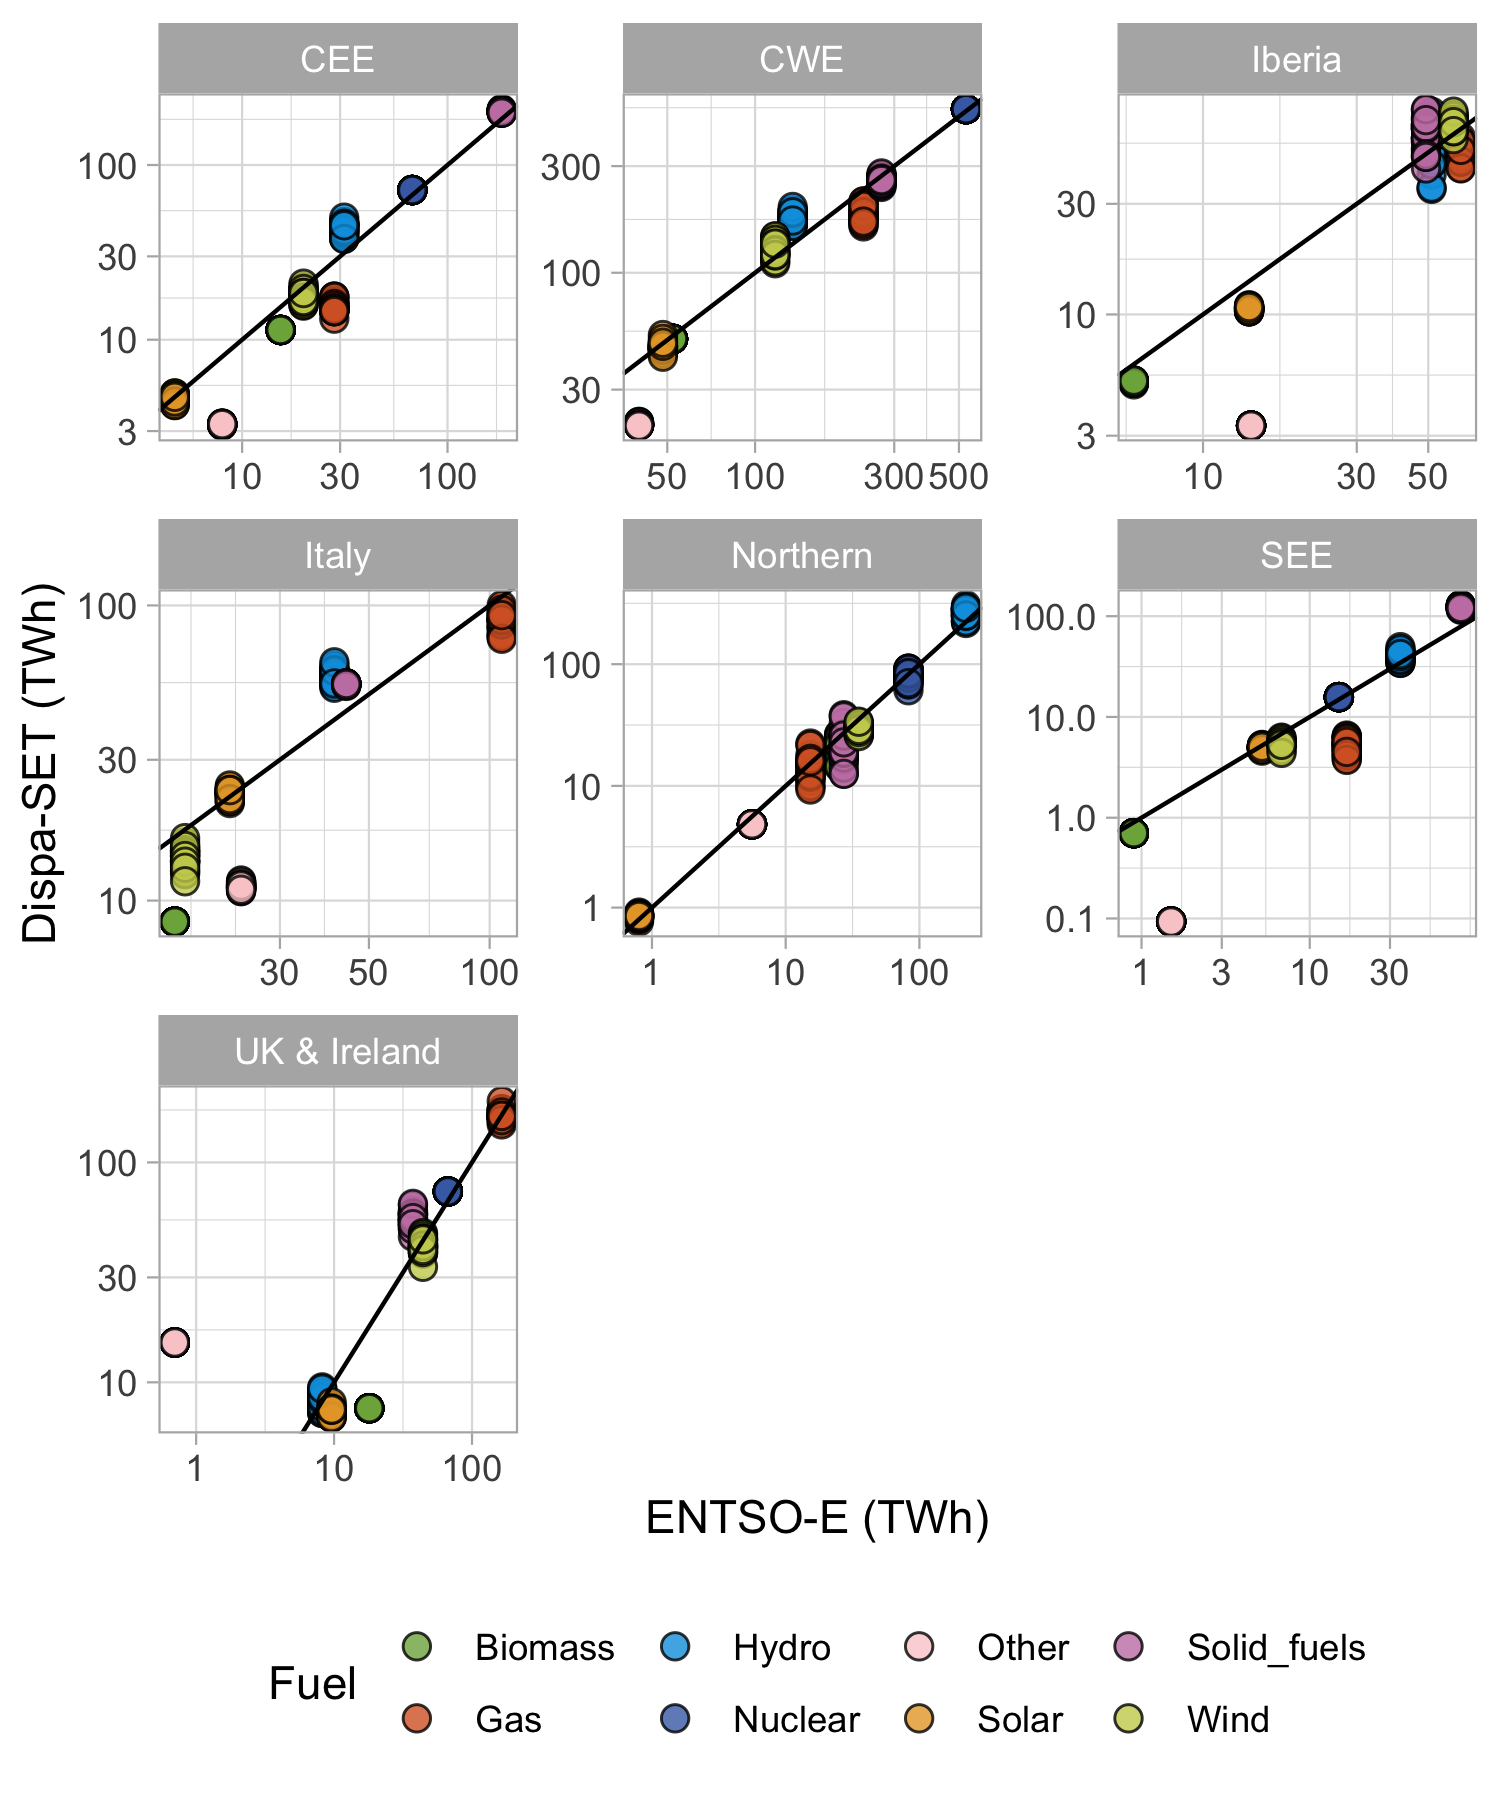

Source code (R):
# This code has been used to generate the figures in the following report:
# De Felice, M., Busch, S., Kanellopoulos, K., Kavvadias, K. and Hidalgo Gonzalez, I.,
# Power system flexibility in a variable climate,
# ISBN 978-92-76-18183-5 (online), doi:10.2760/75312 (online)
# This code is released under Creative Commons Attribution 4.0 International (CC BY 4.0) licence
# (https://creativecommons.org/licenses/by/4.0/).

library(tidyverse)

toplot <- read_csv("data_figure39.csv")
fuel_cmap <- c(
  Fossil_fuels = "#c781b2", Solid_fuels = "#c781b2", `Solid fuels` = "#c781b2",
  `Fossil fuels` = "#c781b2", Nuclear = "#466eb4ff", Other = "#facdd0",
  Gas = "#d7642dff", Wind = "#c9cf5c", Hydro = "#00a0e1ff", Solar = "#e6a532",
  Biomass = "#7daf4bff"
)

g <- ggplot(toplot, aes(x = ENTSOE, y = OutputPower, label = label)) +
  geom_point(aes(fill = Fuel), size = 2.75, alpha = 0.8, pch = 21) +
  facet_wrap(~Location, scales = "free") +
  geom_abline(slope = 1) +
  labs(
    x = "ENTSO-E (TWh)",
    y = "Dispa-SET (TWh)"
  ) +
  scale_x_log10() +
  scale_y_log10() +
  scale_fill_manual(values = fuel_cmap) +
  theme_light() +
  theme(legend.position = "bottom")

ggsave("figure39.png", width = 5, height = 6)
